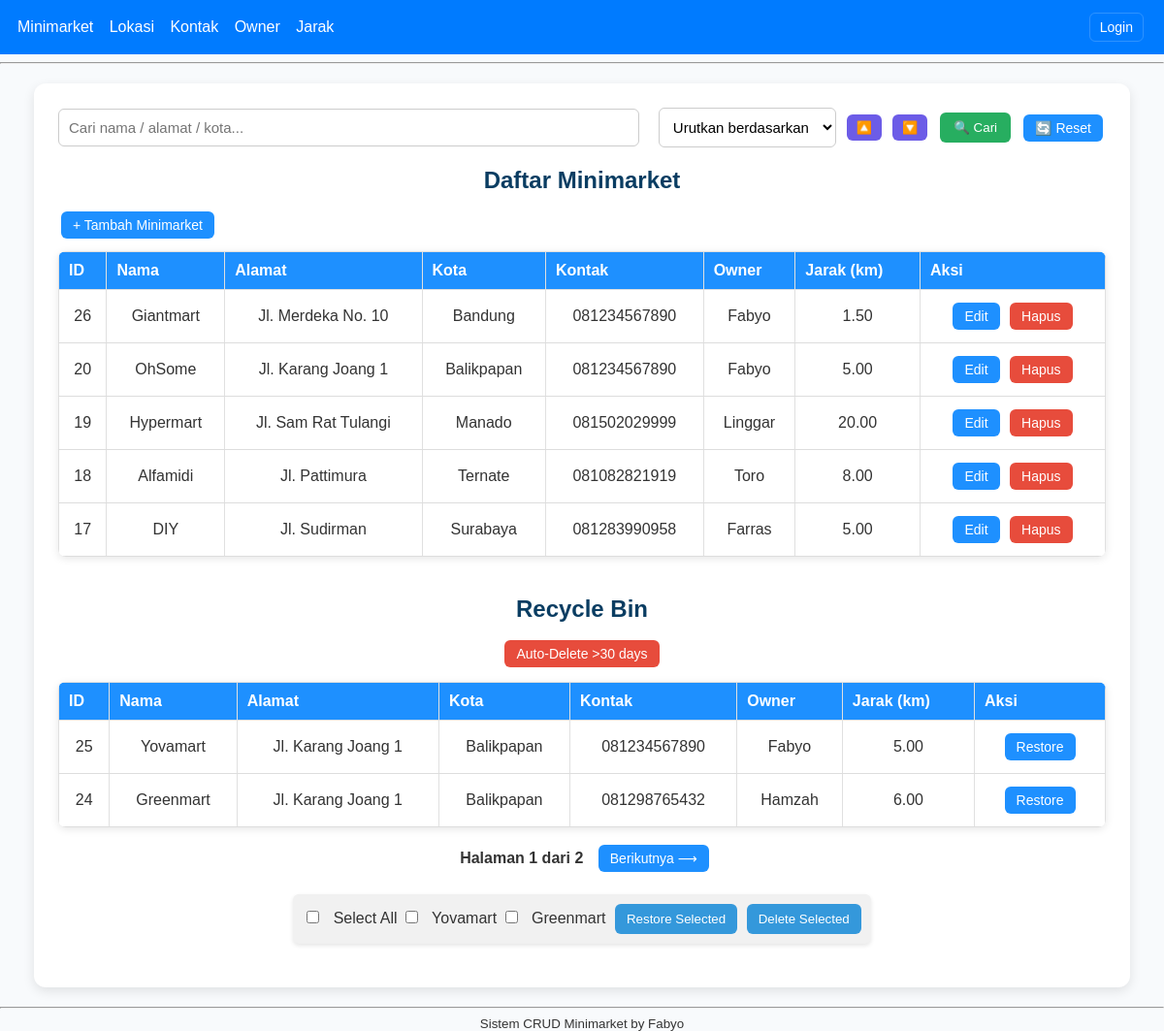
The page / on the database its author committed.
### tables this page shows
CREATE TABLE `minimarket` (
  `id` int(11) NOT NULL,
  `nama_minimarket` varchar(100) NOT NULL,
  `id_lokasi` int(11) NOT NULL,
  `id_kontak` int(11) NOT NULL,
  `id_owner` int(11) NOT NULL,
  `id_jarak` int(11) NOT NULL,
  `deleted_at` datetime DEFAULT NULL
);

CREATE TABLE `lokasi` (
  `id` int(11) NOT NULL,
  `alamat` varchar(255) NOT NULL,
  `kota` varchar(100) NOT NULL,
  `provinsi` varchar(100) NOT NULL
);

CREATE TABLE `kontak` (
  `id` int(11) NOT NULL,
  `no_hp` varchar(20) NOT NULL,
  `email` varchar(100) NOT NULL
);

CREATE TABLE `owner` (
  `id` int(11) NOT NULL,
  `nama_owner` varchar(100) NOT NULL,
  `nik` varchar(30) NOT NULL
);

CREATE TABLE `jarak` (
  `id` int(11) NOT NULL,
  `jarak_km` decimal(5,2) NOT NULL,
  `deskripsi` varchar(255) DEFAULT NULL
);

### controllers/MinimarketController.php (called while the page is built, shortened)
<?php
require_once "models/Minimarket.php";
class MinimarketController {
    private $model;
    public function __construct(){
        $this->model = new Minimarket();
    }
    public function index(){
        $data = $this->model->allNotDeleted();
        $dataDeleted = $this->model->allDeleted();
        include "views/layout/header.php";
        include "views/minimarket/index.php";
        include "views/layout/footer.php";
    }
}
?>

### models/Minimarket.php (called while the page is built, shortened)
<?php
require_once "config/database.php";
class Minimarket {
    private $conn;
    private $table = "minimarket";
    public function __construct(){
        global $conn;
        $this->conn = $conn;
    }
    public function allNotDeleted(){
        $sql = "SELECT m.*, l.alamat AS alamat, l.kota AS kota, k.no_hp AS no_hp,
                       o.nama_owner AS nama_owner, j.jarak_km AS jarak_km
                FROM $this->table m
                LEFT JOIN lokasi l ON m.id_lokasi = l.id
                LEFT JOIN kontak k ON m.id_kontak = k.id
                LEFT JOIN owner o ON m.id_owner = o.id
                LEFT JOIN jarak j ON m.id_jarak = j.id
                WHERE m.deleted_at IS NULL
                ORDER BY m.id DESC";
        $res = $this->conn->query($sql);
        return $res ? $res->fetch_all(MYSQLI_ASSOC) : [];
    }
    public function allDeleted(){
        $sql = "SELECT m.*, l.alamat AS alamat, l.kota AS kota, k.no_hp AS no_hp,
                       o.nama_owner AS nama_owner, j.jarak_km AS jarak_km
                FROM $this->table m
                LEFT JOIN lokasi l ON m.id_lokasi = l.id
                LEFT JOIN kontak k ON m.id_kontak = k.id
                LEFT JOIN owner o ON m.id_owner = o.id
                LEFT JOIN jarak j ON m.id_jarak = j.id
                WHERE m.deleted_at IS NOT NULL
                ORDER BY m.deleted_at DESC";
        $res = $this->conn->query($sql);
        return $res ? $res->fetch_all(MYSQLI_ASSOC) : [];
    }
}
?>

### views/minimarket/index.php (the view, shortened to what this page needs)
<div class="">
    <div class="toolbar">
        <form method="GET">
            <input type="text" name="q" placeholder="Cari nama / alamat / kota..."
                   value="<?= isset($_GET['q']) ? htmlspecialchars($_GET['q']) : '' ?>">
            <div class="sort-group">
                <select name="sort">
                    <option value="">Urutkan berdasarkan</option>
                </select>
                <div class="sort-buttons">
                    <?php
                    $currentSort = isset($_GET['sort']) ? $_GET['sort'] : '';
                    $q = isset($_GET['q']) ? htmlspecialchars($_GET['q']) : '';
                    $currentOrder = isset($_GET['order']) ? strtolower($_GET['order']) : '';
                    ?>
                    <a href="?c=minimarket&a=index&sort=<?= $currentSort ?>&order=asc&q=<?= $q ?>"
                       class="button <?= $currentOrder==='asc'?'active':'' ?>">🔼</a>
                    <a href="?c=minimarket&a=index&sort=<?= $currentSort ?>&order=desc&q=<?= $q ?>"
                       class="button <?= $currentOrder==='desc'?'active':'' ?>">🔽</a>
                </div>
            </div>
            <button type="submit">🔍 Cari</button>
            <a href="?c=minimarket&a=index" class="button">🔄 Reset</a>
        </form>
    </div>
    <h2>Daftar Minimarket</h2>
    <a class="button" href="?c=minimarket&a=create">+ Tambah Minimarket</a>
    <?php
    $limit = 5;
    $page = isset($_GET['page']) ? (int)$_GET['page'] : 1;
    $offset = ($page - 1) * $limit;
    $total_data = count($data);
    $total_pages = ceil($total_data / $limit);
    $data_paginated = array_slice($data, $offset, $limit);
    ?>
    <table>
        <tr>
            <th>ID</th>
            <th>Nama</th>
            <th>Alamat</th>
            <th>Kota</th>
            <th>Kontak</th>
            <th>Owner</th>
            <th>Jarak (km)</th>
            <th>Aksi</th>
        </tr>
        <?php foreach($data_paginated as $row): ?>
        <tr>
            <td><?= $row['id'] ?></td>
            <td><?= htmlspecialchars($row['nama_minimarket']) ?></td>
            <td><?= htmlspecialchars($row['alamat']) ?></td>
            <td><?= htmlspecialchars($row['kota']) ?></td>
            <td><?= htmlspecialchars($row['no_hp']) ?></td>
            <td><?= htmlspecialchars($row['nama_owner']) ?></td>
            <td><?= htmlspecialchars($row['jarak_km']) ?></td>
            <td class="actions">
                <a class="button" href="?c=minimarket&a=edit&id=<?= $row['id'] ?>">Edit</a>
                <form method="POST" action="?c=minimarket&a=delete" style="display:inline;">
                    <button class="button danger" type="submit" onclick="return confirm('Hapus data ini?')">Hapus</button>
                </form>
            </td>
        </tr>
        <?php endforeach; ?>
    </table>
<?php if(!empty($dataDeleted)): ?>
    <h2 style="margin-top:40px; text-align:center;">Recycle Bin</h2>
    <div style="text-align:center; margin-bottom:12px;">
        <form method="POST" action="?c=maintenance&a=autoDeleteOld" style="display:inline;">
            <button class="button danger" type="submit" onclick="return confirm('Permanently delete items older than 30 days? This cannot be undone.')">Auto-Delete >30 days</button>
        </form>
    </div>
    <table>
        <tr>
            <th>ID</th>
            <th>Nama</th>
            <th>Alamat</th>
            <th>Kota</th>
            <th>Kontak</th>
            <th>Owner</th>
            <th>Jarak (km)</th>
            <th>Aksi</th>
        </tr>
        <?php foreach($dataDeleted as $row): ?>
        <tr>
            <td><?= $row['id'] ?></td>
            <td><?= htmlspecialchars($row['nama_minimarket']) ?></td>
            <td><?= htmlspecialchars($row['alamat']) ?></td>
            <td><?= htmlspecialchars($row['kota']) ?></td>
            <td><?= htmlspecialchars($row['no_hp']) ?></td>
            <td><?= htmlspecialchars($row['nama_owner']) ?></td>
            <td><?= htmlspecialchars($row['jarak_km']) ?></td>
            <td class="actions">
                <form method="POST" action="?c=minimarket&a=restore" style="display:inline;">
                    <button class="button" type="submit">Restore</button>
                </form>
            </td>
        </tr>
        <?php endforeach; ?>
    </table>
<?php endif; ?>
    <div class="pagination">
        <span>Halaman <?= $page ?> dari <?= $total_pages ?></span>
        <?php if ($page < $total_pages): ?>
            <a class="button" href="?c=minimarket&a=index&page=<?= $page + 1 ?>">Berikutnya ⟶</a>
        <?php endif; ?>
    </div>
    <?php if(!empty($dataDeleted)): ?>
    <div class="bulk-actions">
        <form method="POST" action="bulk_action.php" id="recycle-bulk-form">
            <input type="checkbox" id="select_all_deleted" onclick="toggleDeletedCheckboxes(this)"> Select All
            <?php foreach($dataDeleted as $row): ?>
                <input type="checkbox" name="ids[]" value="<?= $row['id'] ?>"> <?= htmlspecialchars($row['nama_minimarket']) ?>
            <?php endforeach; ?>
            <button type="submit" name="action" value="restore">Restore Selected</button>
            <button type="submit" name="action" value="delete">Delete Selected</button>
        </form>
    </div>
    <?php else: ?>
    <?php endif; ?>
</div>

### index.php (shortened to what this page needs)
<?php
$controller = isset($_GET['c']) ? $_GET['c'] : 'minimarket';
$action     = isset($_GET['a']) ? $_GET['a'] : 'index';
$file = "controllers/" . ucfirst($controller) . "Controller.php";
if (file_exists($file)) {
    $ctrl = new $class();
    if (method_exists($ctrl, $action)) {
        $ctrl->$action();
    } else {
        echo "Aksi tidak ditemukan.";
    }
} else {
    echo "Controller tidak ditemukan.";
}
?>

### views/layout/header.php (shortened to what this page needs)
<!DOCTYPE html>
<html>
<head>
    <link rel="stylesheet" href="assets/style.css">
</head>
<body>
<nav class="main-nav">
    <div class="nav-left">
        <a href="?c=minimarket&a=index">Minimarket</a>
        <a href="?c=lokasi&a=index">Lokasi</a>
        <a href="?c=kontak&a=index">Kontak</a>
        <a href="?c=owner&a=index">Owner</a>
        <a href="?c=jarak&a=index">Jarak</a>
    </div>
    <div class="nav-right">
        <?php
        if (!empty($_SESSION['user'])) {
            $role = htmlspecialchars($_SESSION['user']['role']);
            echo "<span class=\"role-label\">" . ucfirst($role) . "</span> ";
            if (($role) === 'visitor') {
                echo '<a href="?c=comment&a=index" class="button">Feedback</a> ';
            }
            if (($role) === 'admin') {
                echo '<a href="?c=pending&a=index" class="button">Pending</a> ';
            }
            echo '<a href="?c=auth&a=logout" class="button">Logout</a>';
        } else {
            echo '<a href="?c=auth&a=index" class="button">Login</a>';
        }
        ?>
    </div>
</nav>
<hr>
<div class="container">

### views/layout/footer.php
</div>
<hr>
<footer><small style="display: flex; justify-content: center;">Sistem CRUD Minimarket by Fabyo</small></footer>
</body>
</html>

### assets/style.css (style rules this page uses)
body { font-family: Arial, sans-serif; background: #f4f6f8; margin: 0; padding: 0; }
.container { width: 95%; margin: 20px auto; background: #fff; padding: 18px; box-shadow: 0 2px 6px rgba(0,0,0,0.05); border-radius: 8px; }
nav { background: #007bff; color: white; padding: 10px 18px; }
nav a { color: white; text-decoration: none; margin-right: 10px; }
.main-nav { display:flex;justify-content:space-between;align-items:center;background:#007bff;padding:10px 18px;color:#fff;border-radius:0 }
.main-nav .nav-left a { color:#fff;text-decoration:none;margin-right:12px }
.main-nav .nav-right { display:flex;align-items:center;gap:8px }
.main-nav .nav-right .button { background:transparent;border:1px solid rgba(255,255,255,0.18);padding:6px 10px;color:#fff;border-radius:6px }
h2 { margin-top: 0; }
table { border-collapse: collapse; width: 100%; margin: 12px 0; }
th, td { border: 1px solid #e0e0e0; padding: 10px; text-align: center; vertical-align: middle; }
th { background: #f7f9fb; }
input[type=text], select { width: 100%; padding:8px; border:1px solid #ccc; border-radius:4px; }
.button { display:inline-block; padding:8px 12px; background:#007bff; color:#fff; text-decoration:none; border-radius:6px; border:none; cursor:pointer; }
.button.danger { background:#d9534f; }
.actions { white-space: nowrap; }

### views/minimarket/index.php (style rules this page uses)
body { font-family: Arial, sans-serif; background-color: #f8fafc; color: #333; margin: 0; padding: 0; }
h2 { color: #0a3d62; text-align: center; margin-bottom: 15px; }
.container { width: 90%; max-width: 1200px; margin: 20px auto; background: white; padding: 25px; border-radius: 12px; box-shadow: 0 4px 12px rgba(0,0,0,0.1); }
.toolbar { display: flex; flex-wrap: wrap; align-items: center; justify-content: space-between; gap: 10px; margin-bottom: 20px; }
.toolbar form { display: flex; flex-wrap: wrap; align-items: center; gap: 10px; width: 100%; }
.toolbar input[type="text"] { flex: 1; min-width: 300px; padding: 10px; border: 1px solid #ccc; border-radius: 6px; font-size: 15px; }
.toolbar select { padding: 10px; border: 1px solid #ccc; border-radius: 6px; font-size: 15px; background-color: white; margin-left: 10px; }
.toolbar button { padding: 8px 14px; border: none; background-color: #27ae60; color: white; border-radius: 6px; cursor: pointer; transition: background-color 0.2s; }
.button { display: inline-block; background-color: #1e90ff; color: white; padding: 6px 12px; margin: 3px; border-radius: 6px; text-decoration: none; font-size: 14px; transition: 0.2s ease-in-out; }
.button.danger { background-color: #e74c3c; }
.sort-group { display: flex; align-items: center; gap: 8px; }
.sort-buttons { display: inline-flex; gap: 5px; }
.sort-buttons .button { background-color: #6c5ce7; padding: 6px 10px; font-size: 13px; }
table { width: 100%; border-collapse: collapse; margin-top: 10px; background-color: white; border-radius: 8px; overflow: hidden; box-shadow: 0 2px 8px rgba(0,0,0,0.1); }
th { background-color: #1e90ff; color: white; padding: 10px; text-align: left; }
td { padding: 10px; border-bottom: 1px solid #ddd; }
.actions { text-align: center; }
.pagination { margin-top: 15px; text-align: center; }
.pagination span { margin: 0 8px; font-weight: bold; }
.bulk-actions { margin: 20px 0; text-align: center; }
.bulk-actions form { display: inline-block; background-color: #f1f1f1; padding: 10px; border-radius: 6px; box-shadow: 0 2px 4px rgba(0,0,0,0.1); }
.bulk-actions input[type="checkbox"] { margin-right: 10px; }
.bulk-actions button { padding: 8px 12px; border: none; background-color: #3498db; color: white; border-radius: 6px; cursor: pointer; transition: background-color 0.2s; margin-left: 5px; }

### rows shown on the page
minimarket: id "26", nama_minimarket "Giantmart", id_lokasi.alamat "Jl. Merdeka No. 10", id_lokasi.kota "Bandung", id_kontak.no_hp "081234567890", id_owner.nama_owner "Fabyo", id_jarak.jarak_km "1.50"
minimarket: id "20", nama_minimarket "OhSome", id_lokasi.alamat "Jl. Karang Joang 1", id_lokasi.kota "Balikpapan", id_kontak.no_hp "081234567890", id_owner.nama_owner "Fabyo", id_jarak.jarak_km "5.00"
minimarket: id "19", nama_minimarket "Hypermart", id_lokasi.alamat "Jl. Sam Rat Tulangi", id_lokasi.kota "Manado", id_kontak.no_hp "081502029999", id_owner.nama_owner "Linggar", id_jarak.jarak_km "20.00"
minimarket: id "18", nama_minimarket "Alfamidi", id_lokasi.alamat "Jl. Pattimura", id_lokasi.kota "Ternate", id_kontak.no_hp "081082821919", id_owner.nama_owner "Toro", id_jarak.jarak_km "8.00"
minimarket: id "17", nama_minimarket "DIY", id_lokasi.alamat "Jl. Sudirman", id_lokasi.kota "Surabaya", id_kontak.no_hp "081283990958", id_owner.nama_owner "Farras", id_jarak.jarak_km "5.00"
minimarket: id "25", nama_minimarket "Yovamart", id_lokasi.alamat "Jl. Karang Joang 1", id_lokasi.kota "Balikpapan", id_kontak.no_hp "081234567890", id_owner.nama_owner "Fabyo", id_jarak.jarak_km "5.00"
minimarket: id "24", nama_minimarket "Greenmart", id_lokasi.alamat "Jl. Karang Joang 1", id_lokasi.kota "Balikpapan", id_kontak.no_hp "081298765432", id_owner.nama_owner "Hamzah", id_jarak.jarak_km "6.00"

### other values the page prints
$page "1"
$total_pages "2"
